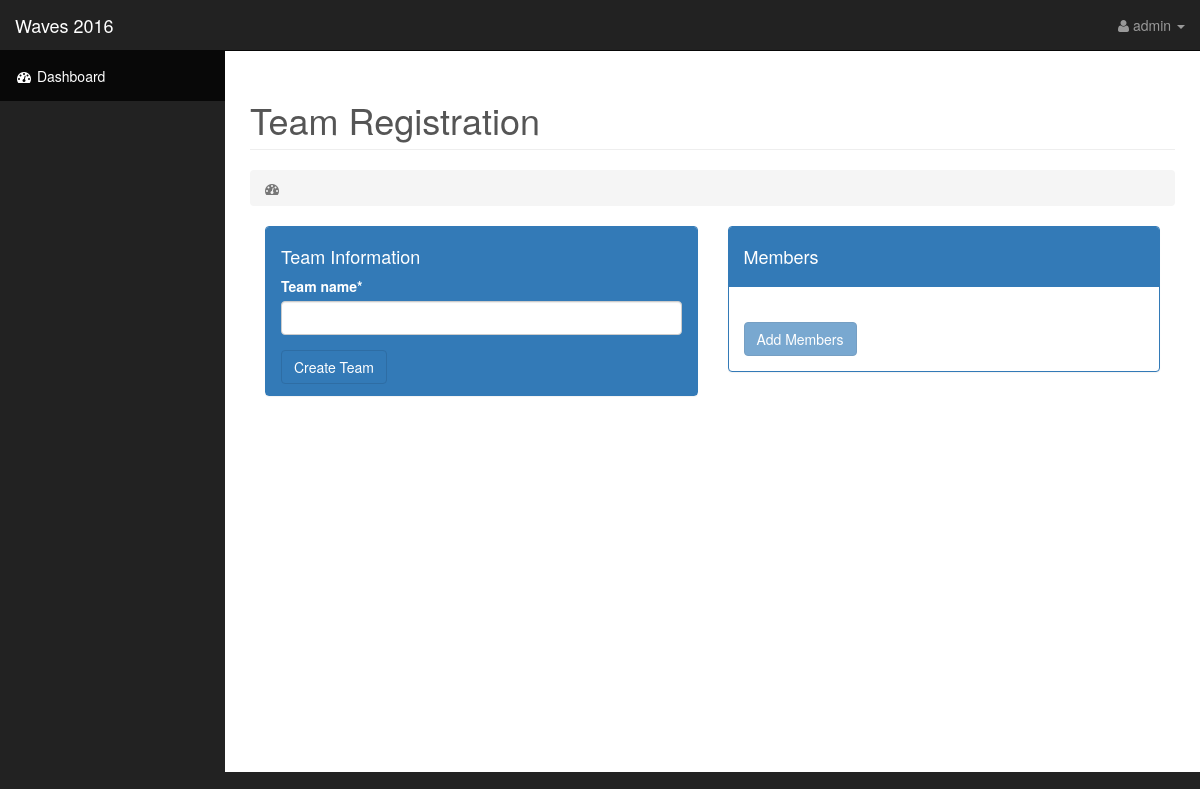
The app's page /events/teamcreate/1 (signed in), older data.
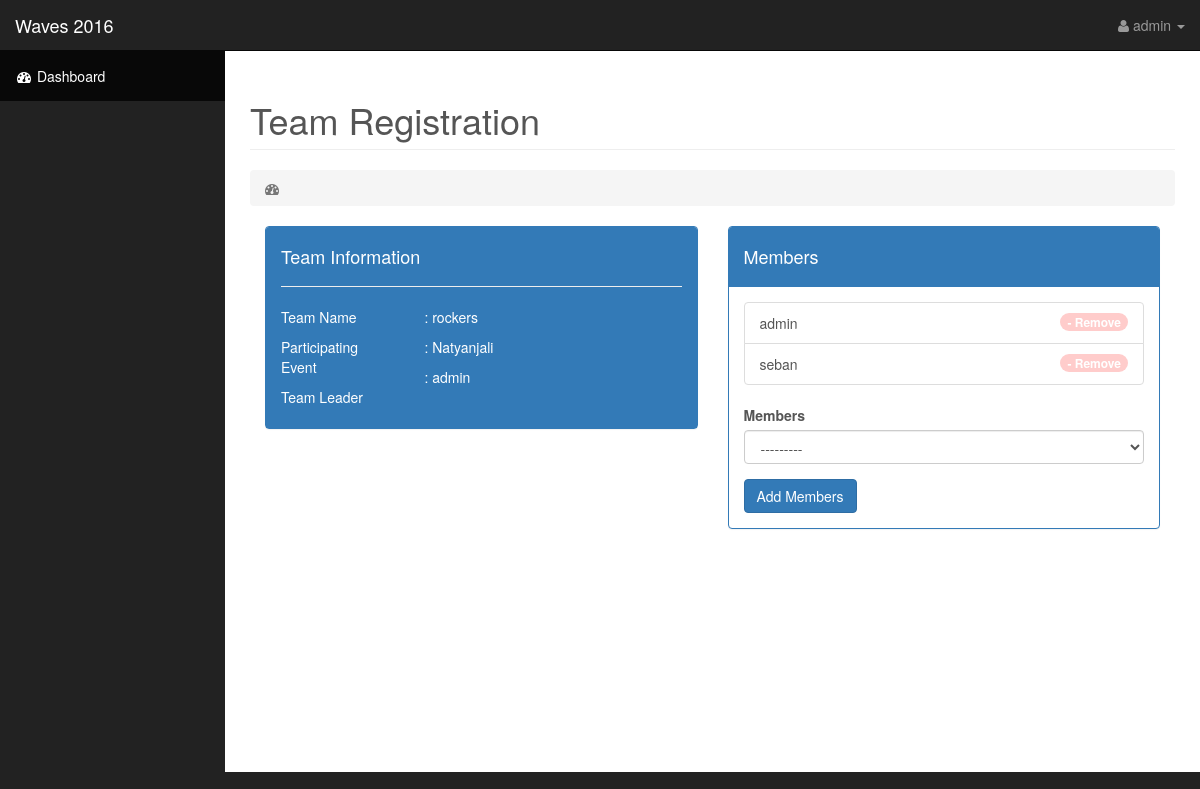
The same page, newer data.
### team/models.py (models this page shows)
class Team(models.Model):
	team_name = models.CharField(max_length=120, unique=True)
	event = models.ForeignKey(Event,max_length=120, related_name = "event_team", on_delete = models.CASCADE)
	team_lead = models.ForeignKey(User, related_name = "team_lead", on_delete = models.CASCADE)

class Team_Members(models.Model):
	team = models.ForeignKey(Team, related_name = "team",on_delete=models.CASCADE)
	members = models.ForeignKey(User, related_name = "team_members",on_delete=models.CASCADE, blank=True, null=True)

### events/models.py (models this page shows)
class Event(models.Model):
    eventName = models.CharField(max_length=100)
    eventDate = models.DateTimeField(blank=True, null=True)
    eventRules = models.FileField(upload_to = "adminuploads/events/rules/" , blank=True, null=True)
    eventpic = models.ImageField(upload_to = "adminuploads/events/pics/" ,blank=True, null=True)
    event_desc = models.TextField(blank=True, null=True)
    event_type = models.CharField(max_length=1, choices=EVENT_TYPES)
    event_category = models.CharField(max_length=50, choices = CATEGORY, default='')
    def __str__(self):
        return self.eventName

### team/views.py (the view)
# urls.py: url(r'^events/teamcreate/([0-9]+)','team.views.Team_Create_Event', name='teamcreateevent'),
def Team_Create_Event(request,pkid):
	u = Event.objects.get(pk=pkid)
	membersdisabled = True
	if request.method == 'POST':
		form = TeamFormEvent(request.POST, initial = {'team_lead': request.user.id, 'event' : u})
	else:
		form = TeamFormEvent(initial = {'team_lead': request.user.id, 'event' : u})
	print(form.errors)
	if form.is_valid():
		instance = form.save(commit=False)
		instance.event = u
		instance.team_lead = request.user
		instance.save()
	if Team.objects.filter(team_lead = request.user.id, event = u).count() != 0 :
		membersdisabled = False
		form = Team.objects.get(team_lead = request.user.id, event = u)
	if request.GET.get('id'):
		idd = request.GET.get('id')
		Team_Members.objects.get(id=idd, team__event = u).delete()
		return HttpResponseRedirect("events/teamcreate/" + str(u.id))
	members = Team_Members.objects.filter(team__team_lead = request.user, team__event = u)
	if Team.objects.filter(team_lead = request.user.id, event = u).count() > 0:
		form2 = MemberForm(request.POST or None, initial = {'team': Team.objects.get(team_lead = request.user.id, event = u)})
	else:
		form2 = MemberForm(request.POST or None)
	print(form2)
	if form2.is_valid():
		instance = form2.save(commit=False)
		instance.team = Team.objects.get(team_lead = request.user.id, event = u)
		instance.save()
	context = {
		'form': form,
		'dis' : membersdisabled,
		'members': members,
		'form2': form2
	}
	return render(request, "teamcreate.html", context)

### team/forms.py
class MemberForm(forms.ModelForm):
	class Meta:
		model = Team_Members
		exclude = []
		widgets = {'team': forms.HiddenInput()}

### templates/teamcreate.html (shortened to what this page needs)
{% extends 'base.html' %}
{% load crispy_forms_tags %}
{% block heading %}
Team Registration
{% endblock %}
{% block content %}
<div class="col-md-6">
<div class="panel panel-primary panel-transparent">
<div class="panel-heading">
<h4>Team Information</h4>
{% if dis %}
<form method="POST">
			{{  form|crispy }}
		<input class = "btn btn-primary" type = "submit" value = "Create Team">
	</form>
{% else %}
<hr>
<div class = "row">
<div class = "col-md-4">
<p>Team Name           </p>
<p>Participating Event </p>
<p>Team Leader         </p>
</div>
<div class = "col-md-8">
<p>: {{ form.team_name }}</p>
<p>: {{ form.event }}</p>
<p>: {{ form.team_lead }}</p>
</div>
</div>
{% endif %}
</div>
</div>
</div>
<div class="col-md-6">
<div class="panel panel-primary panel-transparent">
<div class="panel-heading">
<h4>Members</h4>
</div>
<div class="panel-body">
<div class = "list-group">
            {% for field in members %}
    <a href = "/events/teamcreate/{{ form.event.id }}/?id={{ field.id }}" class="list-group-item">
    {{ field.members }}<span style = "background-color:#ffcccb;" class="badge">- Remove</span>
    </a>
  {% endfor %}
</div>
{% if dis %}
<input class = "btn btn-primary disabled" type = "submit" value = "Add Members">
{% else %}
<form method="POST">
		{{ form2|crispy }}
		<input class = "btn btn-primary" type = "submit" value = "Add Members">
</form>
{% endif %}
</div>
</div>
</div>
{% endblock %}

### templates/base.html (shortened to what this page needs)
{% load staticfiles %}
<!DOCTYPE html>
<html lang="en">
<head>
    <link href="{% static 'css/bootstrap.min.css' %}" rel="stylesheet">
    <link href="{% static 'css/sb-admin.css' %}" rel="stylesheet">
    <link href="{% static 'css/plugins/morris.css' %}" rel="stylesheet">
    <link href="{% static 'font-awesome/css/font-awesome.min.css' %}" rel="stylesheet" type="text/css">
</head>
<body>
    <div id="wrapper">
        <nav class="navbar navbar-inverse navbar-fixed-top" role="navigation">
            <div class="navbar-header">
                <a class="navbar-brand" href="/">Waves 2016</a>
            </div>
            <ul class="nav navbar-right top-nav">
                <li class="dropdown">
                    <a href="#" class="dropdown-toggle" data-toggle="dropdown"><i class="fa fa-user"></i>
                    {% if request.user.profile.name %}
                        {{ request.user.profile.name }}
                    {% else %}
                        {{  request.user.username }}
                    {% endif %}
                    <b class="caret"></b></a>
                </li>
            </ul>
            <div class="collapse navbar-collapse navbar-ex1-collapse">
                <ul class="nav navbar-nav side-nav">
                    <li class="active">
                        <a href="{% url 'profile' %}"><i class="fa fa-fw fa-dashboard"></i> Dashboard</a>
                    </li>
                </ul>
            </div>
        </nav>
        <div id="page-wrapper">
            <div class="container-fluid">
                <div class="row">
                    <div class="col-lg-12">
                        <h1 class="page-header">
                            {% block heading %}
                            {% endblock %}
                        </h1>
                        <ol class="breadcrumb">
                            <li class="active">
                                <i class="fa fa-dashboard"></i>
                            </li>
                        </ol>
                    </div>
                </div>
                <div class="row">
                    <div class="col-lg-12 minhei">
                        {% block content %}
                        {% endblock %}
                    </div>
                </div>
            </div>
        </div>
    </div>
</body>
</html>

Row changes from the older to the newer data that the page shows:
added Team: team_name "rockers", event "Natyanjali", team_lead "admin"
added Team_Members: members "admin"
added Team_Members: members "seban"
Text that changed along with them:
form field members: (not shown) → "---------"
form field value: (not shown) → "Add Members"
form field value: "Create Team" → (not shown)
form field value: "Add Members" → (not shown)
text no longer shown: "Team name *"
text now shown: "Team Name Participating Event Team Leader : : : Members"
